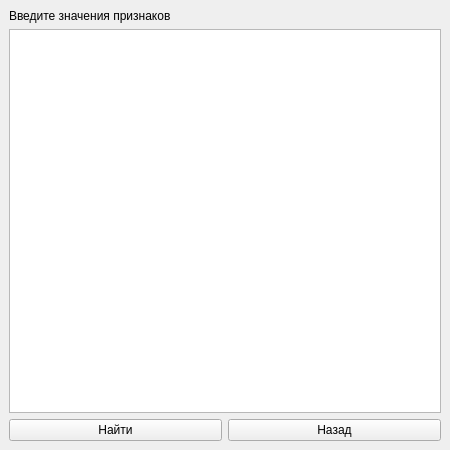
<?xml version="1.0" encoding="UTF-8"?>
<ui version="4.0">
 <class>Searcher</class>
 <widget class="QMainWindow" name="Searcher">
  <property name="geometry">
   <rect>
    <x>0</x>
    <y>0</y>
    <width>450</width>
    <height>450</height>
   </rect>
  </property>
  <property name="windowTitle">
   <string>Ввод исходных данных</string>
  </property>
  <widget class="QWidget" name="centralwidget">
   <layout class="QVBoxLayout" name="verticalLayout">
    <item>
     <widget class="QLabel" name="label">
      <property name="text">
       <string>Введите значения признаков</string>
      </property>
     </widget>
    </item>
    <item>
     <widget class="QTableWidget" name="tableWidget"/>
    </item>
    <item>
     <layout class="QHBoxLayout" name="horizontalLayout">
      <item>
       <widget class="QPushButton" name="pushButton_2">
        <property name="layoutDirection">
         <enum>Qt::LeftToRight</enum>
        </property>
        <property name="text">
         <string>Найти</string>
        </property>
       </widget>
      </item>
      <item>
       <widget class="QPushButton" name="pushButton">
        <property name="text">
         <string>Назад</string>
        </property>
       </widget>
      </item>
     </layout>
    </item>
   </layout>
  </widget>
 </widget>
 <resources/>
 <connections/>
</ui>
